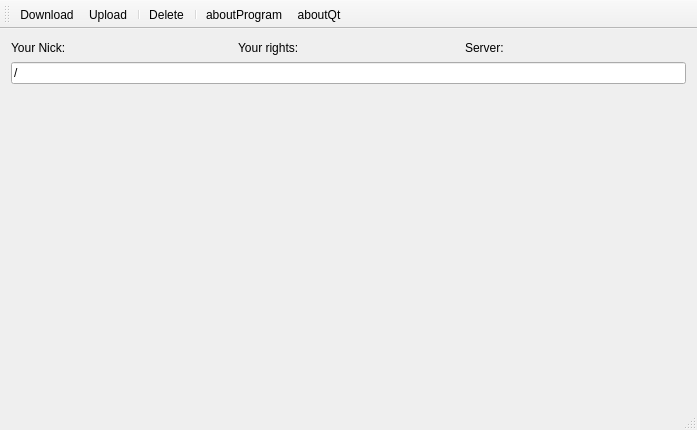
<?xml version="1.0" encoding="UTF-8"?>
<ui version="4.0">
 <class>MainWindow</class>
 <widget class="QMainWindow" name="MainWindow">
  <property name="geometry">
   <rect>
    <x>0</x>
    <y>0</y>
    <width>697</width>
    <height>430</height>
   </rect>
  </property>
  <property name="windowTitle">
   <string>MainWindow</string>
  </property>
  <widget class="QWidget" name="centralWidget">
   <layout class="QHBoxLayout" name="horizontalLayout">
    <item>
     <layout class="QVBoxLayout" name="verticalLayout" stretch="1,1,20">
      <item>
       <layout class="QHBoxLayout" name="infoLayout">
        <property name="sizeConstraint">
         <enum>QLayout::SetDefaultConstraint</enum>
        </property>
        <item>
         <widget class="QLabel" name="nickLabel">
          <property name="text">
           <string>Your Nick:</string>
          </property>
         </widget>
        </item>
        <item>
         <widget class="QLabel" name="rigthsLabel">
          <property name="text">
           <string>Your rights:</string>
          </property>
         </widget>
        </item>
        <item>
         <widget class="QLabel" name="serverLabel">
          <property name="text">
           <string>Server:</string>
          </property>
         </widget>
        </item>
       </layout>
      </item>
      <item>
       <widget class="QLineEdit" name="pathLineEdit">
        <property name="text">
         <string>/</string>
        </property>
        <property name="readOnly">
         <bool>true</bool>
        </property>
       </widget>
      </item>
      <item>
       <layout class="QHBoxLayout" name="filesLayout"/>
      </item>
     </layout>
    </item>
   </layout>
  </widget>
  <widget class="QStatusBar" name="statusBar"/>
  <widget class="QMenuBar" name="menuBar">
   <property name="geometry">
    <rect>
     <x>0</x>
     <y>0</y>
     <width>697</width>
     <height>20</height>
    </rect>
   </property>
  </widget>
  <widget class="QToolBar" name="mainToolBar">
   <attribute name="toolBarArea">
    <enum>TopToolBarArea</enum>
   </attribute>
   <attribute name="toolBarBreak">
    <bool>false</bool>
   </attribute>
   <addaction name="actionDownload"/>
   <addaction name="actionUpload"/>
   <addaction name="separator"/>
   <addaction name="actionDelete"/>
   <addaction name="separator"/>
   <addaction name="actionAboutProgram"/>
   <addaction name="actionAboutQt"/>
  </widget>
  <action name="actionUpload">
   <property name="icon">
    <iconset>
     <normaloff>../icons/upload.png</normaloff>../icons/upload.png</iconset>
   </property>
   <property name="text">
    <string>Upload</string>
   </property>
   <property name="toolTip">
    <string>Upload your folders and files to server</string>
   </property>
   <property name="shortcut">
    <string>Ctrl+U</string>
   </property>
  </action>
  <action name="actionDownload">
   <property name="icon">
    <iconset>
     <normaloff>../icons/download.png</normaloff>../icons/download.png</iconset>
   </property>
   <property name="text">
    <string>Download</string>
   </property>
   <property name="toolTip">
    <string>Download selected folder and files</string>
   </property>
   <property name="shortcut">
    <string>Ctrl+D</string>
   </property>
  </action>
  <action name="actionDelete">
   <property name="icon">
    <iconset>
     <normaloff>../icons/delete.png</normaloff>../icons/delete.png</iconset>
   </property>
   <property name="text">
    <string>Delete</string>
   </property>
   <property name="toolTip">
    <string>Delete selected files and folders</string>
   </property>
   <property name="shortcut">
    <string>Del</string>
   </property>
  </action>
  <action name="actionAboutProgram">
   <property name="icon">
    <iconset>
     <normaloff>../icons/info.png</normaloff>../icons/info.png</iconset>
   </property>
   <property name="text">
    <string>aboutProgram</string>
   </property>
   <property name="toolTip">
    <string>About program</string>
   </property>
   <property name="shortcut">
    <string>Ctrl+I</string>
   </property>
  </action>
  <action name="actionAboutQt">
   <property name="icon">
    <iconset>
     <normaloff>../icons/qt-logo.png</normaloff>../icons/qt-logo.png</iconset>
   </property>
   <property name="text">
    <string>aboutQt</string>
   </property>
   <property name="toolTip">
    <string>About Qt</string>
   </property>
  </action>
 </widget>
 <layoutdefault spacing="6" margin="11"/>
 <resources/>
 <connections/>
</ui>
